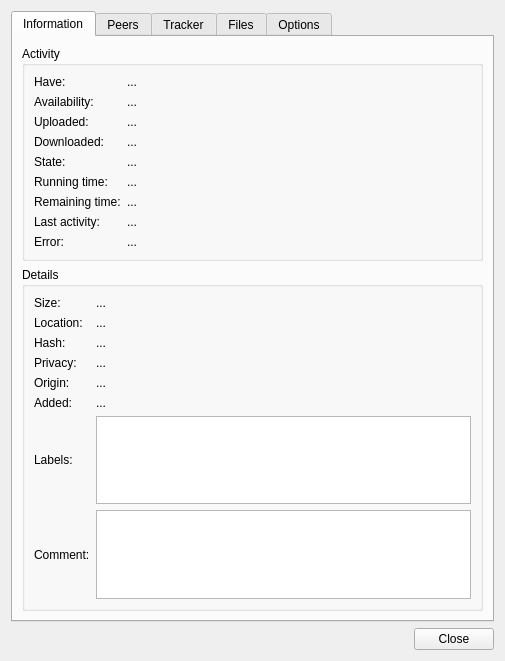
<?xml version="1.0" encoding="UTF-8"?>
<ui version="4.0">
 <class>DetailsDialog</class>
 <widget class="QDialog" name="DetailsDialog">
  <property name="geometry">
   <rect>
    <x>0</x>
    <y>0</y>
    <width>505</width>
    <height>661</height>
   </rect>
  </property>
  <property name="windowTitle">
   <string>Torrent Properties</string>
  </property>
  <layout class="QVBoxLayout" name="dialogLayout">
   <item>
    <widget class="QTabWidget" name="tabs">
     <property name="currentIndex">
      <number>0</number>
     </property>
     <property name="elideMode">
      <enum>Qt::ElideNone</enum>
     </property>
     <property name="usesScrollButtons">
      <bool>false</bool>
     </property>
     <widget class="QWidget" name="infoTab">
      <attribute name="title">
       <string>Information</string>
      </attribute>
      <layout class="QVBoxLayout" name="infoTabLayout">
       <item>
        <widget class="QGroupBox" name="activitySection">
         <property name="title">
          <string>Activity</string>
         </property>
         <layout class="QGridLayout" name="activitySectionLayout" columnstretch="0,1">
          <item row="0" column="0">
           <widget class="QLabel" name="haveLabel">
            <property name="text">
             <string>Have:</string>
            </property>
            <property name="buddy">
             <cstring>haveValueLabel</cstring>
            </property>
           </widget>
          </item>
          <item row="0" column="1">
           <widget class="SqueezeLabel" name="haveValueLabel">
            <property name="sizePolicy">
             <sizepolicy hsizetype="Ignored" vsizetype="Preferred">
              <horstretch>0</horstretch>
              <verstretch>0</verstretch>
             </sizepolicy>
            </property>
            <property name="focusPolicy">
             <enum>Qt::StrongFocus</enum>
            </property>
            <property name="text">
             <string notr="true">...</string>
            </property>
            <property name="textFormat">
             <enum>Qt::PlainText</enum>
            </property>
            <property name="textInteractionFlags">
             <set>Qt::LinksAccessibleByKeyboard|Qt::LinksAccessibleByMouse|Qt::TextBrowserInteraction|Qt::TextSelectableByKeyboard|Qt::TextSelectableByMouse</set>
            </property>
           </widget>
          </item>
          <item row="1" column="0">
           <widget class="QLabel" name="availabilityLabel">
            <property name="text">
             <string>Availability:</string>
            </property>
            <property name="buddy">
             <cstring>availabilityValueLabel</cstring>
            </property>
           </widget>
          </item>
          <item row="1" column="1">
           <widget class="SqueezeLabel" name="availabilityValueLabel">
            <property name="sizePolicy">
             <sizepolicy hsizetype="Ignored" vsizetype="Preferred">
              <horstretch>0</horstretch>
              <verstretch>0</verstretch>
             </sizepolicy>
            </property>
            <property name="focusPolicy">
             <enum>Qt::StrongFocus</enum>
            </property>
            <property name="text">
             <string notr="true">...</string>
            </property>
            <property name="textFormat">
             <enum>Qt::PlainText</enum>
            </property>
            <property name="textInteractionFlags">
             <set>Qt::LinksAccessibleByKeyboard|Qt::LinksAccessibleByMouse|Qt::TextBrowserInteraction|Qt::TextSelectableByKeyboard|Qt::TextSelectableByMouse</set>
            </property>
           </widget>
          </item>
          <item row="2" column="0">
           <widget class="QLabel" name="uploadedLabel">
            <property name="text">
             <string>Uploaded:</string>
            </property>
            <property name="buddy">
             <cstring>uploadedValueLabel</cstring>
            </property>
           </widget>
          </item>
          <item row="2" column="1">
           <widget class="SqueezeLabel" name="uploadedValueLabel">
            <property name="sizePolicy">
             <sizepolicy hsizetype="Ignored" vsizetype="Preferred">
              <horstretch>0</horstretch>
              <verstretch>0</verstretch>
             </sizepolicy>
            </property>
            <property name="focusPolicy">
             <enum>Qt::StrongFocus</enum>
            </property>
            <property name="text">
             <string notr="true">...</string>
            </property>
            <property name="textFormat">
             <enum>Qt::PlainText</enum>
            </property>
            <property name="textInteractionFlags">
             <set>Qt::LinksAccessibleByKeyboard|Qt::LinksAccessibleByMouse|Qt::TextBrowserInteraction|Qt::TextSelectableByKeyboard|Qt::TextSelectableByMouse</set>
            </property>
           </widget>
          </item>
          <item row="3" column="0">
           <widget class="QLabel" name="downloadedLabel">
            <property name="text">
             <string>Downloaded:</string>
            </property>
            <property name="buddy">
             <cstring>downloadedValueLabel</cstring>
            </property>
           </widget>
          </item>
          <item row="3" column="1">
           <widget class="SqueezeLabel" name="downloadedValueLabel">
            <property name="sizePolicy">
             <sizepolicy hsizetype="Ignored" vsizetype="Preferred">
              <horstretch>0</horstretch>
              <verstretch>0</verstretch>
             </sizepolicy>
            </property>
            <property name="focusPolicy">
             <enum>Qt::StrongFocus</enum>
            </property>
            <property name="text">
             <string notr="true">...</string>
            </property>
            <property name="textFormat">
             <enum>Qt::PlainText</enum>
            </property>
            <property name="textInteractionFlags">
             <set>Qt::LinksAccessibleByKeyboard|Qt::LinksAccessibleByMouse|Qt::TextBrowserInteraction|Qt::TextSelectableByKeyboard|Qt::TextSelectableByMouse</set>
            </property>
           </widget>
          </item>
          <item row="4" column="0">
           <widget class="QLabel" name="stateLabel">
            <property name="text">
             <string>State:</string>
            </property>
            <property name="buddy">
             <cstring>stateValueLabel</cstring>
            </property>
           </widget>
          </item>
          <item row="4" column="1">
           <widget class="SqueezeLabel" name="stateValueLabel">
            <property name="sizePolicy">
             <sizepolicy hsizetype="Ignored" vsizetype="Preferred">
              <horstretch>0</horstretch>
              <verstretch>0</verstretch>
             </sizepolicy>
            </property>
            <property name="focusPolicy">
             <enum>Qt::StrongFocus</enum>
            </property>
            <property name="text">
             <string notr="true">...</string>
            </property>
            <property name="textFormat">
             <enum>Qt::PlainText</enum>
            </property>
            <property name="textInteractionFlags">
             <set>Qt::LinksAccessibleByKeyboard|Qt::LinksAccessibleByMouse|Qt::TextBrowserInteraction|Qt::TextSelectableByKeyboard|Qt::TextSelectableByMouse</set>
            </property>
           </widget>
          </item>
          <item row="5" column="0">
           <widget class="QLabel" name="runningTimeLabel">
            <property name="text">
             <string>Running time:</string>
            </property>
            <property name="buddy">
             <cstring>runningTimeValueLabel</cstring>
            </property>
           </widget>
          </item>
          <item row="5" column="1">
           <widget class="SqueezeLabel" name="runningTimeValueLabel">
            <property name="sizePolicy">
             <sizepolicy hsizetype="Ignored" vsizetype="Preferred">
              <horstretch>0</horstretch>
              <verstretch>0</verstretch>
             </sizepolicy>
            </property>
            <property name="focusPolicy">
             <enum>Qt::StrongFocus</enum>
            </property>
            <property name="text">
             <string notr="true">...</string>
            </property>
            <property name="textFormat">
             <enum>Qt::PlainText</enum>
            </property>
            <property name="textInteractionFlags">
             <set>Qt::LinksAccessibleByKeyboard|Qt::LinksAccessibleByMouse|Qt::TextBrowserInteraction|Qt::TextSelectableByKeyboard|Qt::TextSelectableByMouse</set>
            </property>
           </widget>
          </item>
          <item row="6" column="0">
           <widget class="QLabel" name="remainingTimeLabel">
            <property name="text">
             <string>Remaining time:</string>
            </property>
            <property name="buddy">
             <cstring>remainingTimeValueLabel</cstring>
            </property>
           </widget>
          </item>
          <item row="6" column="1">
           <widget class="SqueezeLabel" name="remainingTimeValueLabel">
            <property name="sizePolicy">
             <sizepolicy hsizetype="Ignored" vsizetype="Preferred">
              <horstretch>0</horstretch>
              <verstretch>0</verstretch>
             </sizepolicy>
            </property>
            <property name="focusPolicy">
             <enum>Qt::StrongFocus</enum>
            </property>
            <property name="text">
             <string notr="true">...</string>
            </property>
            <property name="textFormat">
             <enum>Qt::PlainText</enum>
            </property>
            <property name="textInteractionFlags">
             <set>Qt::LinksAccessibleByKeyboard|Qt::LinksAccessibleByMouse|Qt::TextBrowserInteraction|Qt::TextSelectableByKeyboard|Qt::TextSelectableByMouse</set>
            </property>
           </widget>
          </item>
          <item row="7" column="0">
           <widget class="QLabel" name="lastActivityLabel">
            <property name="text">
             <string>Last activity:</string>
            </property>
            <property name="buddy">
             <cstring>lastActivityValueLabel</cstring>
            </property>
           </widget>
          </item>
          <item row="7" column="1">
           <widget class="SqueezeLabel" name="lastActivityValueLabel">
            <property name="sizePolicy">
             <sizepolicy hsizetype="Ignored" vsizetype="Preferred">
              <horstretch>0</horstretch>
              <verstretch>0</verstretch>
             </sizepolicy>
            </property>
            <property name="focusPolicy">
             <enum>Qt::StrongFocus</enum>
            </property>
            <property name="text">
             <string notr="true">...</string>
            </property>
            <property name="textFormat">
             <enum>Qt::PlainText</enum>
            </property>
            <property name="textInteractionFlags">
             <set>Qt::LinksAccessibleByKeyboard|Qt::LinksAccessibleByMouse|Qt::TextBrowserInteraction|Qt::TextSelectableByKeyboard|Qt::TextSelectableByMouse</set>
            </property>
           </widget>
          </item>
          <item row="8" column="0">
           <widget class="QLabel" name="errorLabel">
            <property name="text">
             <string>Error:</string>
            </property>
            <property name="buddy">
             <cstring>errorValueLabel</cstring>
            </property>
           </widget>
          </item>
          <item row="8" column="1">
           <widget class="SqueezeLabel" name="errorValueLabel">
            <property name="sizePolicy">
             <sizepolicy hsizetype="Ignored" vsizetype="Preferred">
              <horstretch>0</horstretch>
              <verstretch>0</verstretch>
             </sizepolicy>
            </property>
            <property name="focusPolicy">
             <enum>Qt::StrongFocus</enum>
            </property>
            <property name="text">
             <string notr="true">...</string>
            </property>
            <property name="textFormat">
             <enum>Qt::PlainText</enum>
            </property>
            <property name="textInteractionFlags">
             <set>Qt::LinksAccessibleByKeyboard|Qt::LinksAccessibleByMouse|Qt::TextBrowserInteraction|Qt::TextSelectableByKeyboard|Qt::TextSelectableByMouse</set>
            </property>
           </widget>
          </item>
         </layout>
        </widget>
       </item>
       <item>
        <widget class="QGroupBox" name="detailsSection">
         <property name="title">
          <string>Details</string>
         </property>
         <layout class="QGridLayout" name="detailsSectionLayout" columnstretch="0,1">
          <item row="0" column="0">
           <widget class="QLabel" name="sizeLabel">
            <property name="text">
             <string>Size:</string>
            </property>
            <property name="buddy">
             <cstring>sizeValueLabel</cstring>
            </property>
           </widget>
          </item>
          <item row="0" column="1">
           <widget class="SqueezeLabel" name="sizeValueLabel">
            <property name="sizePolicy">
             <sizepolicy hsizetype="Ignored" vsizetype="Preferred">
              <horstretch>0</horstretch>
              <verstretch>0</verstretch>
             </sizepolicy>
            </property>
            <property name="focusPolicy">
             <enum>Qt::StrongFocus</enum>
            </property>
            <property name="text">
             <string notr="true">...</string>
            </property>
            <property name="textFormat">
             <enum>Qt::PlainText</enum>
            </property>
            <property name="textInteractionFlags">
             <set>Qt::LinksAccessibleByKeyboard|Qt::LinksAccessibleByMouse|Qt::TextBrowserInteraction|Qt::TextSelectableByKeyboard|Qt::TextSelectableByMouse</set>
            </property>
           </widget>
          </item>
          <item row="1" column="0">
           <widget class="QLabel" name="locationLabel">
            <property name="text">
             <string>Location:</string>
            </property>
            <property name="buddy">
             <cstring>locationValueLabel</cstring>
            </property>
           </widget>
          </item>
          <item row="1" column="1">
           <widget class="SqueezeLabel" name="locationValueLabel">
            <property name="sizePolicy">
             <sizepolicy hsizetype="Ignored" vsizetype="Preferred">
              <horstretch>0</horstretch>
              <verstretch>0</verstretch>
             </sizepolicy>
            </property>
            <property name="focusPolicy">
             <enum>Qt::StrongFocus</enum>
            </property>
            <property name="text">
             <string notr="true">...</string>
            </property>
            <property name="textFormat">
             <enum>Qt::PlainText</enum>
            </property>
            <property name="textInteractionFlags">
             <set>Qt::LinksAccessibleByKeyboard|Qt::LinksAccessibleByMouse|Qt::TextBrowserInteraction|Qt::TextSelectableByKeyboard|Qt::TextSelectableByMouse</set>
            </property>
           </widget>
          </item>
          <item row="2" column="0">
           <widget class="QLabel" name="hashLabel">
            <property name="text">
             <string>Hash:</string>
            </property>
            <property name="buddy">
             <cstring>hashValueLabel</cstring>
            </property>
           </widget>
          </item>
          <item row="2" column="1">
           <widget class="SqueezeLabel" name="hashValueLabel">
            <property name="sizePolicy">
             <sizepolicy hsizetype="Ignored" vsizetype="Preferred">
              <horstretch>0</horstretch>
              <verstretch>0</verstretch>
             </sizepolicy>
            </property>
            <property name="focusPolicy">
             <enum>Qt::StrongFocus</enum>
            </property>
            <property name="text">
             <string notr="true">...</string>
            </property>
            <property name="textFormat">
             <enum>Qt::PlainText</enum>
            </property>
            <property name="textInteractionFlags">
             <set>Qt::LinksAccessibleByKeyboard|Qt::LinksAccessibleByMouse|Qt::TextBrowserInteraction|Qt::TextSelectableByKeyboard|Qt::TextSelectableByMouse</set>
            </property>
           </widget>
          </item>
          <item row="3" column="0">
           <widget class="QLabel" name="privacyLabel">
            <property name="text">
             <string>Privacy:</string>
            </property>
            <property name="buddy">
             <cstring>privacyValueLabel</cstring>
            </property>
           </widget>
          </item>
          <item row="3" column="1">
           <widget class="SqueezeLabel" name="privacyValueLabel">
            <property name="sizePolicy">
             <sizepolicy hsizetype="Ignored" vsizetype="Preferred">
              <horstretch>0</horstretch>
              <verstretch>0</verstretch>
             </sizepolicy>
            </property>
            <property name="focusPolicy">
             <enum>Qt::StrongFocus</enum>
            </property>
            <property name="text">
             <string notr="true">...</string>
            </property>
            <property name="textFormat">
             <enum>Qt::PlainText</enum>
            </property>
            <property name="textInteractionFlags">
             <set>Qt::LinksAccessibleByKeyboard|Qt::LinksAccessibleByMouse|Qt::TextBrowserInteraction|Qt::TextSelectableByKeyboard|Qt::TextSelectableByMouse</set>
            </property>
           </widget>
          </item>
          <item row="4" column="0">
           <widget class="QLabel" name="originLabel">
            <property name="text">
             <string>Origin:</string>
            </property>
            <property name="buddy">
             <cstring>originValueLabel</cstring>
            </property>
           </widget>
          </item>
          <item row="4" column="1">
           <widget class="SqueezeLabel" name="originValueLabel">
            <property name="sizePolicy">
             <sizepolicy hsizetype="Ignored" vsizetype="Preferred">
              <horstretch>0</horstretch>
              <verstretch>0</verstretch>
             </sizepolicy>
            </property>
            <property name="focusPolicy">
             <enum>Qt::StrongFocus</enum>
            </property>
            <property name="text">
             <string notr="true">...</string>
            </property>
            <property name="textFormat">
             <enum>Qt::PlainText</enum>
            </property>
            <property name="textInteractionFlags">
             <set>Qt::LinksAccessibleByKeyboard|Qt::LinksAccessibleByMouse|Qt::TextBrowserInteraction|Qt::TextSelectableByKeyboard|Qt::TextSelectableByMouse</set>
            </property>
           </widget>
          </item>
          <item row="5" column="0">
           <widget class="QLabel" name="addedLabel">
            <property name="text">
             <string>Added:</string>
            </property>
            <property name="buddy">
             <cstring>addedValueLabel</cstring>
            </property>
           </widget>
          </item>
          <item row="5" column="1">
           <widget class="SqueezeLabel" name="addedValueLabel">
            <property name="focusPolicy">
             <enum>Qt::StrongFocus</enum>
            </property>
            <property name="text">
             <string notr="true">...</string>
            </property>
            <property name="textFormat">
             <enum>Qt::PlainText</enum>
            </property>
            <property name="textInteractionFlags">
             <set>Qt::LinksAccessibleByKeyboard|Qt::LinksAccessibleByMouse|Qt::TextBrowserInteraction|Qt::TextSelectableByKeyboard|Qt::TextSelectableByMouse</set>
            </property>
           </widget>
          </item>
          <item row="6" column="0">
           <widget class="QLabel" name="labelsLabel">
            <property name="text">
             <string>Labels:</string>
            </property>
            <property name="buddy">
             <cstring>labelsTextEdit</cstring>
            </property>
           </widget>
          </item>
          <item row="6" column="1">
           <widget class="QPlainTextEdit" name="labelsTextEdit">
            <property name="tabChangesFocus">
             <bool>true</bool>
            </property>
           </widget>
          </item>
          <item row="7" column="0">
           <widget class="QLabel" name="commentLabel">
            <property name="text">
             <string>Comment:</string>
            </property>
            <property name="buddy">
             <cstring>commentTextEdit</cstring>
            </property>
           </widget>
          </item>
          <item row="7" column="1">
           <widget class="QPlainTextEdit" name="commentTextEdit">
            <property name="tabChangesFocus">
             <bool>true</bool>
            </property>
            <property name="readOnly">
             <bool>true</bool>
            </property>
            <property name="textInteractionFlags">
             <set>Qt::LinksAccessibleByKeyboard|Qt::LinksAccessibleByMouse|Qt::TextBrowserInteraction|Qt::TextSelectableByKeyboard|Qt::TextSelectableByMouse</set>
            </property>
           </widget>
          </item>
         </layout>
        </widget>
       </item>
      </layout>
     </widget>
     <widget class="QWidget" name="peersTab">
      <attribute name="title">
       <string>Peers</string>
      </attribute>
      <layout class="QVBoxLayout" name="peersTabLayout">
       <item>
        <widget class="QTreeWidget" name="peersView">
         <property name="alternatingRowColors">
          <bool>true</bool>
         </property>
         <property name="verticalScrollMode">
          <enum>QAbstractItemView::ScrollPerPixel</enum>
         </property>
         <property name="rootIsDecorated">
          <bool>false</bool>
         </property>
         <property name="uniformRowHeights">
          <bool>true</bool>
         </property>
         <property name="sortingEnabled">
          <bool>true</bool>
         </property>
         <property name="columnCount">
          <number>0</number>
         </property>
         <attribute name="headerShowSortIndicator" stdset="0">
          <bool>true</bool>
         </attribute>
        </widget>
       </item>
      </layout>
     </widget>
     <widget class="QWidget" name="trackersTab">
      <attribute name="title">
       <string>Tracker</string>
      </attribute>
      <layout class="QGridLayout" name="trackersTabLayout">
       <item row="0" column="0" rowspan="4">
        <widget class="QListView" name="trackersView">
         <property name="horizontalScrollBarPolicy">
          <enum>Qt::ScrollBarAlwaysOff</enum>
         </property>
         <property name="alternatingRowColors">
          <bool>true</bool>
         </property>
         <property name="selectionMode">
          <enum>QAbstractItemView::ExtendedSelection</enum>
         </property>
         <property name="verticalScrollMode">
          <enum>QAbstractItemView::ScrollPerPixel</enum>
         </property>
        </widget>
       </item>
       <item row="0" column="1">
        <widget class="QPushButton" name="addTrackerButton">
         <property name="text">
          <string>Add</string>
         </property>
        </widget>
       </item>
       <item row="1" column="1">
        <widget class="QPushButton" name="editTrackersButton">
         <property name="text">
          <string>Edit</string>
         </property>
        </widget>
       </item>
       <item row="2" column="1">
        <widget class="QPushButton" name="removeTrackerButton">
         <property name="text">
          <string>Remove</string>
         </property>
        </widget>
       </item>
       <item row="3" column="1">
        <spacer name="trackerButtonsSpacer">
         <property name="orientation">
          <enum>Qt::Vertical</enum>
         </property>
         <property name="sizeHint" stdset="0">
          <size>
           <width>1</width>
           <height>1</height>
          </size>
         </property>
        </spacer>
       </item>
       <item row="4" column="0">
        <widget class="QCheckBox" name="showTrackerScrapesCheck">
         <property name="text">
          <string>Show &amp;more details</string>
         </property>
        </widget>
       </item>
       <item row="5" column="0">
        <widget class="QCheckBox" name="showBackupTrackersCheck">
         <property name="text">
          <string>Show &amp;backup trackers</string>
         </property>
        </widget>
       </item>
      </layout>
     </widget>
     <widget class="QWidget" name="filesTab">
      <attribute name="title">
       <string>Files</string>
      </attribute>
      <layout class="QVBoxLayout" name="filesTabLayout">
       <item>
        <widget class="FileTreeView" name="filesView">
         <property name="horizontalScrollBarPolicy">
          <enum>Qt::ScrollBarAlwaysOff</enum>
         </property>
         <property name="editTriggers">
          <set>QAbstractItemView::EditKeyPressed</set>
         </property>
         <property name="alternatingRowColors">
          <bool>true</bool>
         </property>
         <property name="selectionMode">
          <enum>QAbstractItemView::ExtendedSelection</enum>
         </property>
         <property name="verticalScrollMode">
          <enum>QAbstractItemView::ScrollPerPixel</enum>
         </property>
         <property name="uniformRowHeights">
          <bool>true</bool>
         </property>
         <property name="sortingEnabled">
          <bool>true</bool>
         </property>
        </widget>
       </item>
      </layout>
     </widget>
     <widget class="QWidget" name="optionsTab">
      <attribute name="title">
       <string>Options</string>
      </attribute>
      <layout class="QVBoxLayout" name="optionsTabLayout">
       <item>
        <widget class="QGroupBox" name="speedSection">
         <property name="title">
          <string>Speed</string>
         </property>
         <layout class="QGridLayout" name="speedSectionLayout" columnstretch="0,1">
          <item row="0" column="0" colspan="2">
           <widget class="QCheckBox" name="sessionLimitCheck">
            <property name="text">
             <string>Honor global &amp;limits</string>
            </property>
           </widget>
          </item>
          <item row="1" column="0">
           <widget class="QCheckBox" name="singleUpCheck">
            <property name="text">
             <string>Limit &amp;upload speed:</string>
            </property>
           </widget>
          </item>
          <item row="1" column="1">
           <widget class="QSpinBox" name="singleUpSpin">
            <property name="enabled">
             <bool>false</bool>
            </property>
            <property name="maximum">
             <number>999999999</number>
            </property>
            <property name="singleStep">
             <number>5</number>
            </property>
           </widget>
          </item>
          <item row="2" column="0">
           <widget class="QCheckBox" name="singleDownCheck">
            <property name="text">
             <string>Limit &amp;download speed:</string>
            </property>
           </widget>
          </item>
          <item row="2" column="1">
           <widget class="QSpinBox" name="singleDownSpin">
            <property name="enabled">
             <bool>false</bool>
            </property>
            <property name="maximum">
             <number>999999999</number>
            </property>
            <property name="singleStep">
             <number>5</number>
            </property>
           </widget>
          </item>
          <item row="3" column="0">
           <widget class="QLabel" name="bandwidthPriorityLabel">
            <property name="text">
             <string>Torrent &amp;priority:</string>
            </property>
            <property name="buddy">
             <cstring>bandwidthPriorityCombo</cstring>
            </property>
           </widget>
          </item>
          <item row="3" column="1">
           <widget class="QComboBox" name="bandwidthPriorityCombo"/>
          </item>
          <item row="4" column="0" colspan="2">
           <widget class="QCheckBox" name="sequentialDownloadCheck">
            <property name="text">
             <string>Do&amp;wnload pieces sequentially</string>
            </property>
           </widget>
          </item>
         </layout>
        </widget>
       </item>
       <item>
        <widget class="QGroupBox" name="seedingLimitsSection">
         <property name="title">
          <string>Seeding Limits</string>
         </property>
         <layout class="QGridLayout" name="seedingLimitsSectionLayout" columnstretch="0,1">
          <item row="0" column="0">
           <widget class="QLabel" name="ratioLabel">
            <property name="text">
             <string>&amp;Ratio:</string>
            </property>
            <property name="buddy">
             <cstring>ratioCombo</cstring>
            </property>
           </widget>
          </item>
          <item row="0" column="1">
           <layout class="QHBoxLayout" name="seedingLimitsSectionRatioLayout" stretch="1,0">
            <item>
             <widget class="QComboBox" name="ratioCombo"/>
            </item>
            <item>
             <widget class="QDoubleSpinBox" name="ratioSpin">
              <property name="maximum">
               <double>999999999.000000000000000</double>
              </property>
              <property name="singleStep">
               <double>0.500000000000000</double>
              </property>
             </widget>
            </item>
           </layout>
          </item>
          <item row="1" column="0">
           <widget class="QLabel" name="idleLabel">
            <property name="text">
             <string>&amp;Idle:</string>
            </property>
            <property name="buddy">
             <cstring>idleCombo</cstring>
            </property>
           </widget>
          </item>
          <item row="1" column="1">
           <layout class="QHBoxLayout" name="seedingLimitsSectionIdleLayout" stretch="1,0">
            <item>
             <widget class="QComboBox" name="idleCombo"/>
            </item>
            <item>
             <widget class="QSpinBox" name="idleSpin">
              <property name="suffix">
               <string notr="true"> minute(s)</string>
              </property>
              <property name="minimum">
               <number>1</number>
              </property>
              <property name="maximum">
               <number>40320</number>
              </property>
              <property name="singleStep">
               <number>5</number>
              </property>
             </widget>
            </item>
           </layout>
          </item>
         </layout>
        </widget>
       </item>
       <item>
        <widget class="QGroupBox" name="peerConnectionsSection">
         <property name="title">
          <string>Peer Connections</string>
         </property>
         <layout class="QGridLayout" name="peerConnectionsSectionLayout" columnstretch="0,1">
          <item row="0" column="0">
           <widget class="QLabel" name="peerLimitLabel">
            <property name="text">
             <string>&amp;Maximum peers:</string>
            </property>
            <property name="buddy">
             <cstring>peerLimitSpin</cstring>
            </property>
           </widget>
          </item>
          <item row="0" column="1">
           <widget class="QSpinBox" name="peerLimitSpin">
            <property name="minimum">
             <number>1</number>
            </property>
            <property name="maximum">
             <number>300</number>
            </property>
            <property name="singleStep">
             <number>5</number>
            </property>
           </widget>
          </item>
         </layout>
        </widget>
       </item>
       <item>
        <spacer name="optionsTabBottomSpacer">
         <property name="orientation">
          <enum>Qt::Vertical</enum>
         </property>
         <property name="sizeHint" stdset="0">
          <size>
           <width>1</width>
           <height>1</height>
          </size>
         </property>
        </spacer>
       </item>
      </layout>
     </widget>
    </widget>
   </item>
   <item>
    <widget class="QDialogButtonBox" name="dialogButtons">
     <property name="orientation">
      <enum>Qt::Horizontal</enum>
     </property>
     <property name="standardButtons">
      <set>QDialogButtonBox::Close</set>
     </property>
    </widget>
   </item>
  </layout>
 </widget>
 <customwidgets>
  <customwidget>
   <class>SqueezeLabel</class>
   <extends>QLabel</extends>
   <header>SqueezeLabel.h</header>
  </customwidget>
  <customwidget>
   <class>FileTreeView</class>
   <extends>QTreeView</extends>
   <header>FileTreeView.h</header>
  </customwidget>
 </customwidgets>
 <resources/>
 <connections>
  <connection>
   <sender>dialogButtons</sender>
   <signal>accepted()</signal>
   <receiver>DetailsDialog</receiver>
   <slot>accept()</slot>
   <hints>
    <hint type="sourcelabel">
     <x>20</x>
     <y>20</y>
    </hint>
    <hint type="destinationlabel">
     <x>20</x>
     <y>20</y>
    </hint>
   </hints>
  </connection>
  <connection>
   <sender>dialogButtons</sender>
   <signal>rejected()</signal>
   <receiver>DetailsDialog</receiver>
   <slot>reject()</slot>
   <hints>
    <hint type="sourcelabel">
     <x>20</x>
     <y>20</y>
    </hint>
    <hint type="destinationlabel">
     <x>20</x>
     <y>20</y>
    </hint>
   </hints>
  </connection>
  <connection>
   <sender>singleDownCheck</sender>
   <signal>toggled(bool)</signal>
   <receiver>singleDownSpin</receiver>
   <slot>setEnabled(bool)</slot>
   <hints>
    <hint type="sourcelabel">
     <x>20</x>
     <y>20</y>
    </hint>
    <hint type="destinationlabel">
     <x>20</x>
     <y>20</y>
    </hint>
   </hints>
  </connection>
  <connection>
   <sender>singleUpCheck</sender>
   <signal>toggled(bool)</signal>
   <receiver>singleUpSpin</receiver>
   <slot>setEnabled(bool)</slot>
   <hints>
    <hint type="sourcelabel">
     <x>20</x>
     <y>20</y>
    </hint>
    <hint type="destinationlabel">
     <x>20</x>
     <y>20</y>
    </hint>
   </hints>
  </connection>
 </connections>
</ui>
